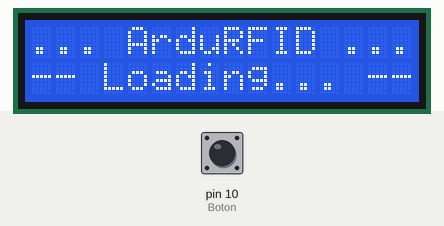
This sketch was run on a simulated Arduino Uno, built with avr-gcc and run on an emulated ATmega328P. On the bench: 16×2 character LCD. Inputs (shaded band) come from the test bench; at power-on: pin 10 (Boton) LOW.

Above: at 0.1 s.
At 4.3 s:
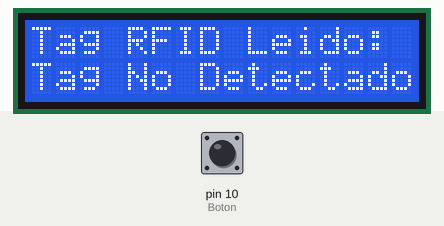
4.4 s: pin 10 (Boton) pulled HIGH for 0.15 s
At 5.1 s:
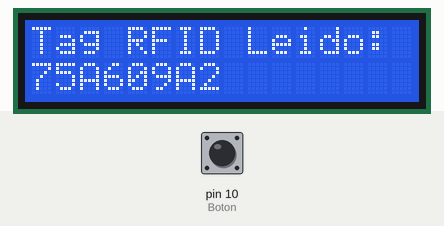
7.5 s: pin 10 (Boton) pulled HIGH for 1 s
10.6 s: pin 10 (Boton) pulled HIGH for 3.2 s
Timing chart, 0 to 13.6 s (numbered marks = the images above; inputs shaded):
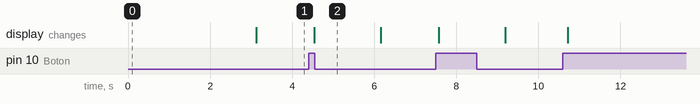

Measured:
- after the input at 4.4 s, the display: changes after 0.14 s (image 2)

The sketch:

RFID.ino
```cpp
/*-------------------------------------------------------------------------------
  Practica numero 19 - RFID

  Atzin Inyan Reyes Gutiérrez.
-------------------------------------------------------------------------------*/

// Seccion 1 - Definicion de variables y objetos --------------------------------

#include<Wire.h>
#include <LiquidCrystal_I2C.h>

#define Boton 10

LiquidCrystal_I2C lcd(0x27,16,2);

int Lec = 0, Loc = 0;

//-------------------------------------------------------------------------------

// Seccion 2 - Configuracion del arduino ----------------------------------------

void setup() {
  pinMode(Boton, INPUT);

  lcd.init();
  lcd.backlight();
  lcd.clear();

  lcd.setCursor(0,0);
  lcd.print("... ArduRFID ..."); // Mensaje a desplegar
  lcd.setCursor(0,1);
  lcd.print("-- Loading... --"); // Mensaje 2 a desplegar
  delay(3000); // espera 3 segundos con el mensaje estatico

  lcd.clear();
  lcd.setCursor(0,0);
  lcd.print("Tag RFID Leido:"); // Mensaje a desplegar

}

//-------------------------------------------------------------------------------

// Seccion 3 - Loob Infinito ----------------------------------------------------

void loop() {
  Lec = digitalRead(Boton);

  if (Lec == HIGH) {
    lcd.setCursor(0, 1);
    lcd.print("Leido");
    Loc++;
  }
  if (Loc >= 1) Loc = 0;

  if(Lec == LOW){
    lcd.setCursor(0,1);
    lcd.print("Tag No Detectado"); // Mensaje a desplegar
  }
  else{
    Borrar();

    lcd.setCursor(0,1);
    lcd.print("75A609A2");
    delay(1500);
  }
  delay(100);
}

//-------------------------------------------------------------------------------

// Seccion 4 - Funciones --------------------------------------------------------

void Borrar(){
  for(int i = 0; i <= 15; i++){
    lcd.setCursor(i, 1);
    lcd.print(" ");
  }
}

//-------------------------------------------------------------------------------
```
